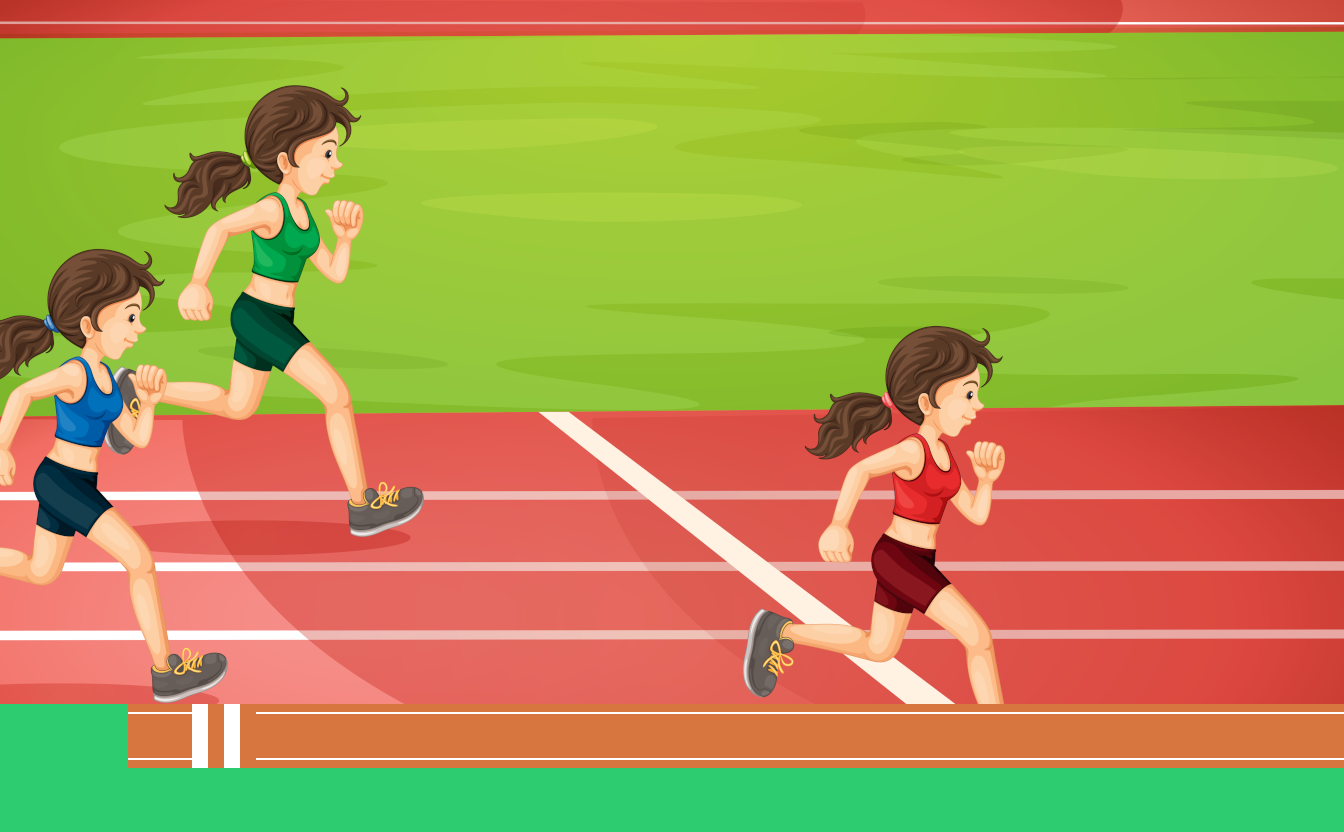

The image is a tile-based game level rendered from a .tmx file. Its description and complete source (layers, tilesets, objects, tile grids) follow:
An orthogonal 21x13 tile map with 64x64 px tiles, 2 tile layers (background, map), 6 tilesets and 8 objects (2x obstacle, 2x gameOver, 2x scorePoint, floor, player).

<map version="1.9" tiledversion="1.9.2" orientation="orthogonal" renderorder="right-down" width="21" height="13" tilewidth="64" tileheight="64" infinite="0" nextlayerid="11" nextobjectid="54">
 <editorsettings>
  <export target="atletica.json" format="json" />
 </editorsettings>
 <tileset firstgid="1" name="elements" tilewidth="64" tileheight="64" tilecount="81" columns="9">
  <image source="sports/tile/elements.png" width="576" height="576" />
 </tileset>
 <tileset firstgid="82" name="grass" tilewidth="64" tileheight="64" tilecount="208" columns="13">
  <image source="sports/tile/grass.png" width="832" height="1024" />
 </tileset>
 <tileset firstgid="290" name="gravel" tilewidth="64" tileheight="64" tilecount="208" columns="13">
  <image source="sports/tile/gravel.png" width="832" height="1024" />
 </tileset>
 <tileset firstgid="498" name="background" tilewidth="1344" tileheight="832" tilecount="3" columns="0">
  <grid orientation="orthogonal" width="1" height="1" />
  <tile id="6">
   <image width="1344" height="832" source="sports/background/basket.png" />
  </tile>
  <tile id="7">
   <image width="1344" height="832" source="sports/background/atletica.png" />
  </tile>
  <tile id="9">
   <image width="1344" height="832" source="sports/background/pallavolo.png" />
  </tile>
 </tileset>
 <tileset firstgid="508" name="characters extra" tilewidth="15" tileheight="37" tilecount="1" columns="0">
  <grid orientation="orthogonal" width="1" height="1" />
  <tile id="4">
   <image width="15" height="37" source="sports/characters extra/player.png" />
  </tile>
 </tileset>
 <tileset firstgid="513" name="characters extra" tilewidth="64" tileheight="64" tilecount="1" columns="0">
  <grid orientation="orthogonal" width="1" height="1" />
  <tile id="2">
   <image width="15" height="37" source="sports/characters extra/player.png" />
  </tile>
 </tileset>
 <layer id="9" name="background" width="21" height="13">
  <data encoding="csv">
0,0,0,0,0,0,0,0,0,0,0,0,0,0,0,0,0,0,0,0,0,
0,0,0,0,0,0,0,0,0,0,0,0,0,0,0,0,0,0,0,0,0,
0,0,0,0,0,0,0,0,0,0,0,0,0,0,0,0,0,0,0,0,0,
0,0,0,0,0,0,0,0,0,0,0,0,0,0,0,0,0,0,0,0,0,
0,0,0,0,0,0,0,0,0,0,0,0,0,0,0,0,0,0,0,0,0,
0,0,0,0,0,0,0,0,0,0,0,0,0,0,0,0,0,0,0,0,0,
0,0,0,0,0,0,0,0,0,0,0,0,0,0,0,0,0,0,0,0,0,
0,0,0,0,0,0,0,0,0,0,0,0,0,0,0,0,0,0,0,0,0,
0,0,0,0,0,0,0,0,0,0,0,0,0,0,0,0,0,0,0,0,0,
0,0,0,0,0,0,0,0,0,0,0,0,0,0,0,0,0,0,0,0,0,
0,0,0,0,0,0,0,0,0,0,0,0,0,0,0,0,0,0,0,0,0,
0,0,0,0,0,0,0,0,0,0,0,0,0,0,0,0,0,0,0,0,0,
505,0,0,0,0,0,0,0,0,0,0,0,0,0,0,0,0,0,0,0,0
</data>
 </layer>
 <layer id="1" name="map" width="21" height="13">
  <data encoding="csv">
0,0,0,0,0,0,0,0,0,0,0,0,0,0,0,0,0,0,0,0,0,
0,0,0,0,0,0,0,0,0,0,0,0,0,0,0,0,0,0,0,0,0,
0,0,0,0,0,0,0,0,0,0,0,0,0,0,0,0,0,0,0,0,0,
0,0,0,0,0,0,0,0,0,0,0,0,0,0,0,0,0,0,0,0,0,
0,0,0,0,0,0,0,0,0,0,0,0,0,0,0,0,0,0,0,0,0,
0,0,0,0,0,0,0,0,0,0,0,0,0,0,0,0,0,0,0,0,0,
0,0,0,0,0,0,0,0,0,0,0,0,0,0,0,0,0,0,0,0,0,
0,0,0,0,0,0,0,0,0,0,0,0,0,0,0,0,0,0,0,0,0,
0,0,0,0,0,0,0,0,0,0,0,0,0,0,0,0,0,0,0,0,0,
0,0,0,0,0,0,0,0,0,0,0,0,0,0,0,0,0,0,0,0,0,
0,0,0,0,0,0,0,0,0,0,0,0,0,0,0,0,0,0,0,0,0,
82,82,353,459,353,353,353,353,353,353,353,353,353,353,353,353,353,353,353,353,353,
82,82,82,82,82,82,82,82,82,82,82,82,82,82,82,82,82,82,82,82,82
</data>
 </layer>
 <objectgroup id="10" name="elements">
  <object id="52" name="obstacle1" class="obstacle" gid="11" x="704" y="704" width="64" height="64" />
  <object id="53" name="obstacle2" class="obstacle" gid="11" x="1088" y="704" width="64" height="64" />
 </objectgroup>
 <objectgroup id="7" name="game">
  <object id="7" name="gameOver1" class="gameOver" x="729.999" y="666" width="12" height="38">
   <properties>
    <property name="alpha" type="float" value="0" />
    <property name="bodyType" value="static" />
    <property name="bounce" type="float" value="0" />
    <property name="density" type="float" value="1" />
    <property name="friction" type="float" value="1" />
    <property name="isVisible" type="bool" value="false" />
   </properties>
  </object>
  <object id="23" name="scorePoint1" class="scorePoint" x="744" y="672" width="64" height="32">
   <properties>
    <property name="alpha" type="float" value="0" />
    <property name="bodyType" value="static" />
    <property name="isSensor" type="bool" value="true" />
    <property name="isVisible" type="bool" value="false" />
   </properties>
  </object>
  <object id="47" name="gameOver2" class="gameOver" x="1114" y="666" width="12" height="38">
   <properties>
    <property name="alpha" type="float" value="0" />
    <property name="bodyType" value="static" />
    <property name="bounce" type="float" value="0" />
    <property name="density" type="float" value="1" />
    <property name="friction" type="float" value="1" />
    <property name="isVisible" type="bool" value="false" />
   </properties>
  </object>
  <object id="48" name="scorePoint2" class="scorePoint" x="1128" y="672" width="64" height="32">
   <properties>
    <property name="alpha" type="float" value="0" />
    <property name="bodyType" value="static" />
    <property name="isSensor" type="bool" value="true" />
    <property name="isVisible" type="bool" value="false" />
   </properties>
  </object>
  <object id="49" name="floor" x="0" y="704" width="1344" height="128">
   <properties>
    <property name="alpha" type="float" value="0" />
    <property name="bodyType" value="static" />
    <property name="bounce" type="float" value="0" />
    <property name="density" type="float" value="1" />
    <property name="friction" type="float" value="1" />
    <property name="isVisible" type="bool" value="false" />
   </properties>
  </object>
  <object id="50" name="player" gid="512" x="128" y="704" width="30" height="74">
   <properties>
    <property name="alpha" type="float" value="1" />
    <property name="bodyType" value="dynamic" />
    <property name="bounce" type="float" value="0.25" />
    <property name="density" type="float" value="1" />
    <property name="friction" type="float" value="0.75" />
    <property name="isVisible" type="bool" value="true" />
   </properties>
  </object>
 </objectgroup>
</map>
